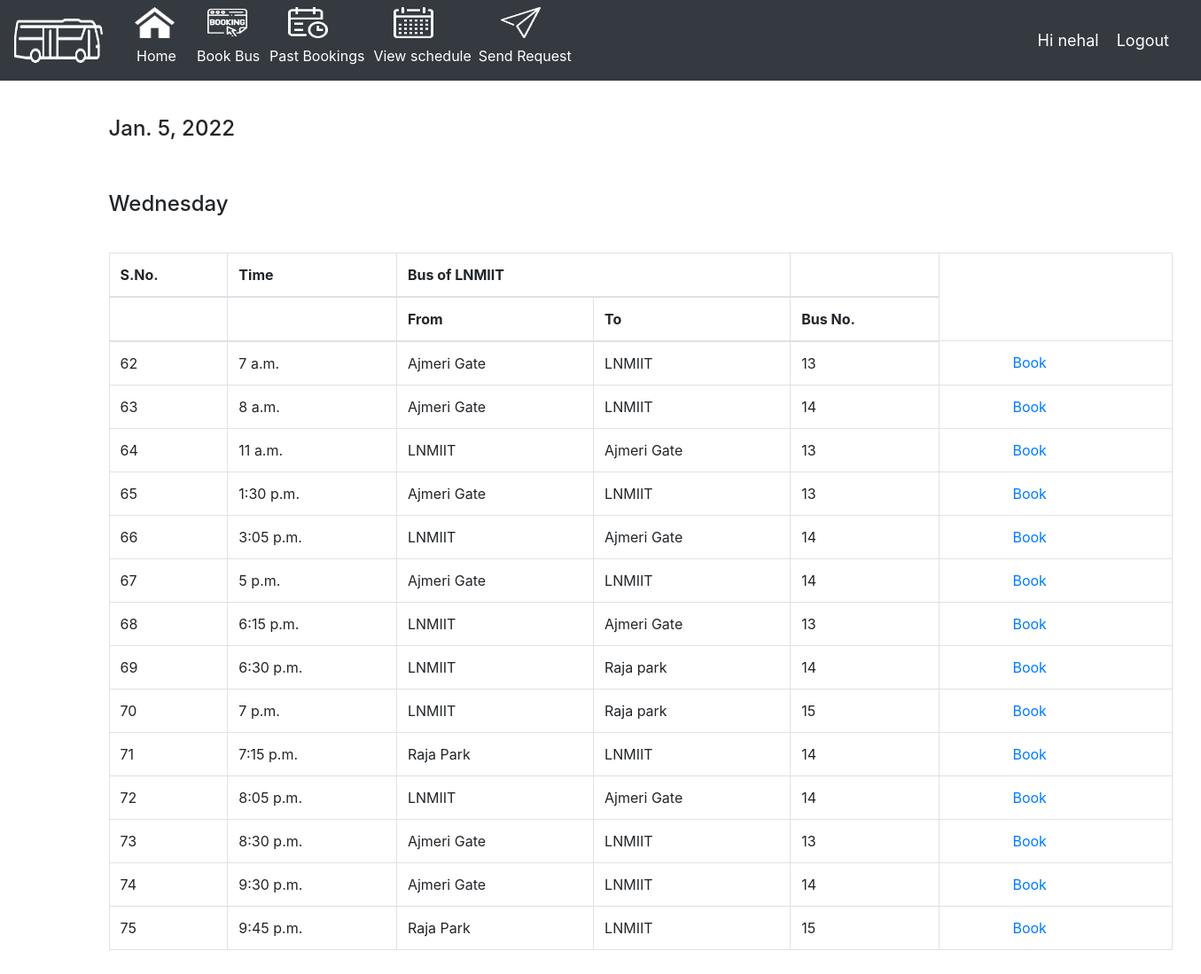
Page /book_bus/ (signed in) on the committed database.
### bus_M_/models.py (models this page shows, shortened)
class Schedule(models.Model):
    CATEGORY = (
			('Sunday', 'Sunday'),
			('Monday', 'Monday'),
            ('Tuesday', 'Tuesday'),
            ('Wednesday', 'Wednesday'),
            ('Thrusday', 'Thrusday'),
            ('Friday', 'Friday'),
            ('Saturday', 'Saturday'),
			)
    schedule_id = models.AutoField(primary_key=True)
    bus_id = models.ForeignKey(Bus, null=True, on_delete= models.CASCADE)
    time = models.TimeField(null=False)
    start = models.CharField(max_length=300,null=False)
    destination=models.CharField(max_length=300,null=False)
    available_seats = models.IntegerField(null=False)
    day= models.CharField(max_length=200,null=False,choices=CATEGORY)
    running_status = models.BooleanField(default=True)

class Bus(models.Model):
    bus_id = models.AutoField(primary_key=True)
    driver_id = models.ForeignKey(Driver, null=True, on_delete= models.CASCADE)
    availability = models.BooleanField(default=True)
    capacity = models.IntegerField(null=False)
    def __str__(self):
        return str(self.bus_id)

### bus_M_/views.py (the view)
# urls.py: path('book_bus/', views.book_bus, name='book_bus'),
@login_required(login_url='login')
def book_bus(request):
    date=timezone.now().date()
    curr_date = date.today()
    curr_day = calendar.day_name[curr_date.weekday()]
    allD=Schedule.objects.filter(day=curr_day)
    context={'allD': allD,'date':date,'curr_day':curr_day}
    return render(request,'accounts/Book_bus.html',context)

### bus_M_/templates/accounts/Book_bus.html (shortened to what this page needs)
{%  extends 'accounts/main.html' %}
{% block content %}
		<br>
         <section class="contact" data-aos="fade-up" data-aos-easing="ease-in-out" data-aos-duration="500">
      <div class="container">
        <div class="row">
          <div class="col-lg-6">
            <form action="forms/contact.php" method="post" role="form" class="php-email-form" style="width: 1300px;">
                <div class="form-group mt-3">
                  <h4 id="email">{{date}}</h4>
                </div>
              <br>
              <div class="form-group mt-3">
                <h4 id="subject">{{curr_day}}</h4>
              </div>
              <br>
              <article class="entry" style="width: 1200px;">
              <div class="entry-content">
                 <table class="table table-bordered">
                                    <thead>
                                        <tr>
                                            <th>S.No.</th>
                                            <th>Time</th>
                                            <th colspan="2">Bus of LNMIIT</th>
                                            <th></th>
                                        </tr>
                                        <tr>
                                            <th></th>
                                            <th></th>
                                            <th>From</th>
                                            <th>To</th>
                                            <th>Bus No.</th>
                                        </tr>
                                        </thead>
                                    <tbody>
                                        {% for p in allD %}
                                        {%if p.running_status%}
                                        <tr>
                                            <td>{{p.schedule_id}}</td>
                                            <td>{{p.time}}</td>
                                            <td>{{p.start}}</td>
                                            <td>{{p.destination}}</td>
                                            <td>{{p.bus_id }}</td>
                                            <td><a type="submit" style="margin-left: 70px;" href="{% url 'booking' p.schedule_id %}">Book</a></td>
                                        </tr>
                                        {%endif%}
                                        {%endfor%}
                                    </tbody>
                                        </table>
              </div>
            </article>
<br>
            </form>
          </div>
        </div>
      </div>
    </section>
{% endblock content %}

### bus_M_/templates/accounts/navbar.html (shortened to what this page needs)
{% load static %}
<nav class="navbar navbar-expand-lg navbar-dark bg-dark">
 <img src="{% static 'images/buslogo.png' %}" class="image">&nbsp; &nbsp;&nbsp;&nbsp;&nbsp;&nbsp;&nbsp;
  <div class="collapse navbar-collapse" id="navbarNav">
    <ul class="navbar-nav">
      <li class="nav-item active">
        <img src="{% static 'images/home icon.png' %}" class="image" style="width:45px; height:35px;">&nbsp; &nbsp;&nbsp;&nbsp;&nbsp;
        <a class="nav-link" href="{% url 'home'%}" style="margin-left:-6px;">Home</a>
      </li>
      <li class="nav-item active">
        <img src="{% static 'images/booking.png' %}" class="image" style="width:45px; height:35px; margin-left:10px;">&nbsp; &nbsp;&nbsp; &nbsp;
        <a class="nav-link" href="{% url 'book_bus'%}" style="margin-left:-10px;">Book Bus</a>
      </li>
      <li class="nav-item active">
        <img src="{% static 'images/past booking.png' %}" class="image" style="width:45px; height:35px; margin-left:19px;">&nbsp; &nbsp;&nbsp;&nbsp;&nbsp;&nbsp;&nbsp;&nbsp;&nbsp;
        <a class="nav-link" href="{% url 'view_booking'%}" style="margin-left:-10px;">Past Bookings
        </a>
      </li>
       <li class="nav-item active">
        <img src="{% static 'images/schedule.png' %}" class="image" style="width:45px; height:35px;  margin-left:25px;">&nbsp; &nbsp;&nbsp;&nbsp;&nbsp;&nbsp;&nbsp;&nbsp;&nbsp;&nbsp;
        <a class="nav-link" href="{% url 'schedule'%}" style="margin-left:-6px;">View schedule</a>
      </li>
       <li class="nav-item active">
        <img src="{% static 'images/send request.png' %}" class="image" style="width:45px; height:35px; margin-left:25px;">&nbsp; &nbsp;&nbsp;&nbsp;&nbsp;
        <a class="nav-link" href="{%url 'add_request'%}" style="margin-left:-8px;">Send Request</a>
      </li>&nbsp;&nbsp;&nbsp;&nbsp;&nbsp;&nbsp;&nbsp;&nbsp;&nbsp;&nbsp;&nbsp;&nbsp;&nbsp;&nbsp;&nbsp;&nbsp;&nbsp;&nbsp;&nbsp;&nbsp;&nbsp;&nbsp;&nbsp;&nbsp;
    </ul>
  </div>
  <span class="hello-msg">Hi {{request.user.username}}</span>
  <span ><a  class="hello-msg" href="{% url 'logout' %}">Logout</a></span>
</nav>

### bus_M_/templates/accounts/navbar.html (style rules this page uses)
.hello-msg { font-size: 18px; color: #fff; margin-right: 20px; }
.image { width:100px; height:50px; }

### rows in the picture
Schedule: schedule_id "62", time "7 a.m.", start "Ajmeri Gate", destination "LNMIIT", bus_id "13"
Schedule: schedule_id "63", time "8 a.m.", start "Ajmeri Gate", destination "LNMIIT", bus_id "14"
Schedule: schedule_id "64", time "11 a.m.", start "LNMIIT", destination "Ajmeri Gate", bus_id "13"
Schedule: schedule_id "65", time "1:30 p.m.", start "Ajmeri Gate", destination "LNMIIT", bus_id "13"
Schedule: schedule_id "66", time "3:05 p.m.", start "LNMIIT", destination "Ajmeri Gate", bus_id "14"
Schedule: schedule_id "67", time "5 p.m.", start "Ajmeri Gate", destination "LNMIIT", bus_id "14"
Schedule: schedule_id "68", time "6:15 p.m.", start "LNMIIT", destination "Ajmeri Gate", bus_id "13"
Schedule: schedule_id "69", time "6:30 p.m.", start "LNMIIT", destination "Raja park", bus_id "14"
Schedule: schedule_id "70", time "7 p.m.", start "LNMIIT", destination "Raja park", bus_id "15"
Schedule: schedule_id "71", time "7:15 p.m.", start "Raja Park", destination "LNMIIT", bus_id "14"
Schedule: schedule_id "72", time "8:05 p.m.", start "LNMIIT", destination "Ajmeri Gate", bus_id "14"
Schedule: schedule_id "73", time "8:30 p.m.", start "Ajmeri Gate", destination "LNMIIT", bus_id "13"
Schedule: schedule_id "74", time "9:30 p.m.", start "Ajmeri Gate", destination "LNMIIT", bus_id "14"
Schedule: schedule_id "75", time "9:45 p.m.", start "Raja Park", destination "LNMIIT", bus_id "15"

### other values in the picture
{{ request.user.username }} "nehal"
{{ curr_day }} "Wednesday"
